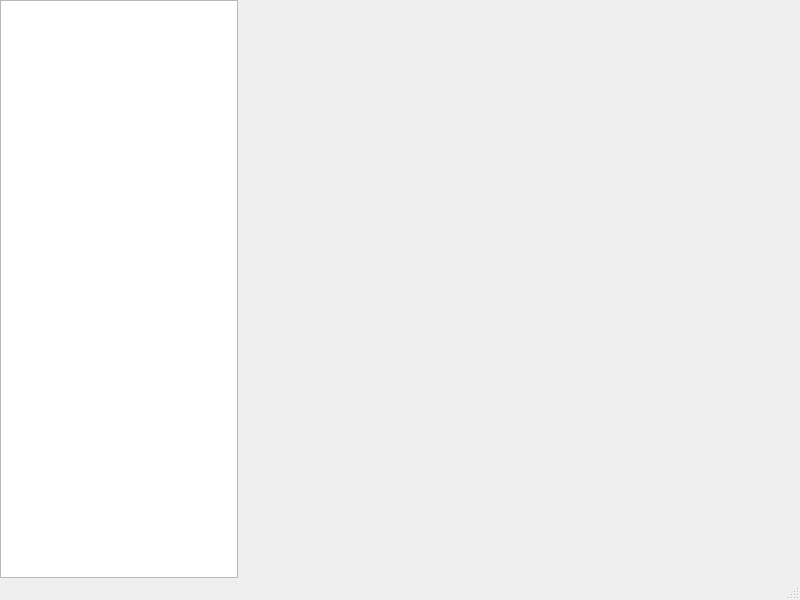
<?xml version="1.0" encoding="UTF-8"?>
<ui version="4.0">
 <class>MagicToolBox</class>
 <widget class="QMainWindow" name="MagicToolBox">
  <property name="geometry">
   <rect>
    <x>0</x>
    <y>0</y>
    <width>800</width>
    <height>600</height>
   </rect>
  </property>
  <property name="minimumSize">
   <size>
    <width>800</width>
    <height>600</height>
   </size>
  </property>
  <property name="windowTitle">
   <string>MagicToolBox</string>
  </property>
  <property name="documentMode">
   <bool>false</bool>
  </property>
  <property name="dockNestingEnabled">
   <bool>false</bool>
  </property>
  <widget class="QWidget" name="centralwidget">
   <layout class="QHBoxLayout" name="horizontalLayout" stretch="3,7">
    <property name="leftMargin">
     <number>0</number>
    </property>
    <property name="topMargin">
     <number>0</number>
    </property>
    <property name="rightMargin">
     <number>0</number>
    </property>
    <property name="bottomMargin">
     <number>0</number>
    </property>
    <item>
     <widget class="QListView" name="listView_MagicBox"/>
    </item>
    <item>
     <widget class="QStackedWidget" name="stackedWidget">
      <widget class="QWidget" name="page_Empty"/>
     </widget>
    </item>
   </layout>
  </widget>
  <widget class="QStatusBar" name="statusbar"/>
 </widget>
 <resources/>
 <connections/>
</ui>
